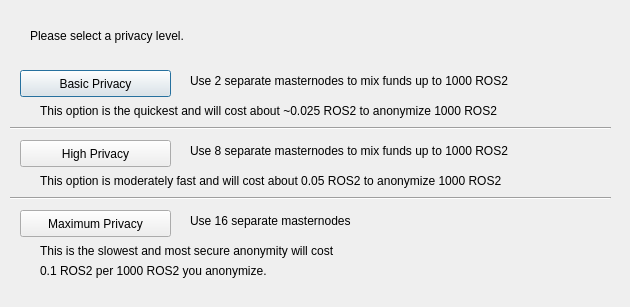
<?xml version="1.0" encoding="UTF-8"?>
<ui version="4.0">
 <class>DarksendConfig</class>
 <widget class="QDialog" name="DarksendConfig">
  <property name="geometry">
   <rect>
    <x>0</x>
    <y>0</y>
    <width>630</width>
    <height>307</height>
   </rect>
  </property>
  <property name="windowTitle">
   <string>Configure Darksend</string>
  </property>
  <widget class="QPushButton" name="buttonBasic">
   <property name="geometry">
    <rect>
     <x>20</x>
     <y>70</y>
     <width>151</width>
     <height>27</height>
    </rect>
   </property>
   <property name="text">
    <string>Basic Privacy</string>
   </property>
  </widget>
  <widget class="QPushButton" name="buttonHigh">
   <property name="geometry">
    <rect>
     <x>20</x>
     <y>140</y>
     <width>151</width>
     <height>27</height>
    </rect>
   </property>
   <property name="text">
    <string>High Privacy</string>
   </property>
  </widget>
  <widget class="QPushButton" name="buttonMax">
   <property name="geometry">
    <rect>
     <x>20</x>
     <y>210</y>
     <width>151</width>
     <height>27</height>
    </rect>
   </property>
   <property name="text">
    <string>Maximum Privacy</string>
   </property>
  </widget>
  <widget class="QLabel" name="label">
   <property name="geometry">
    <rect>
     <x>30</x>
     <y>20</y>
     <width>571</width>
     <height>31</height>
    </rect>
   </property>
   <property name="text">
    <string>Please select a privacy level.</string>
   </property>
  </widget>
  <widget class="QLabel" name="label_2">
   <property name="geometry">
    <rect>
     <x>190</x>
     <y>70</y>
     <width>421</width>
     <height>21</height>
    </rect>
   </property>
   <property name="text">
    <string>Use 2 separate masternodes to mix funds up to 1000 ROS2</string>
   </property>
  </widget>
  <widget class="QLabel" name="label_3">
   <property name="geometry">
    <rect>
     <x>190</x>
     <y>140</y>
     <width>411</width>
     <height>21</height>
    </rect>
   </property>
   <property name="text">
    <string>Use 8 separate masternodes to mix funds up to 1000 ROS2</string>
   </property>
  </widget>
  <widget class="QLabel" name="label_4">
   <property name="geometry">
    <rect>
     <x>190</x>
     <y>210</y>
     <width>421</width>
     <height>21</height>
    </rect>
   </property>
   <property name="text">
    <string>Use 16 separate masternodes</string>
   </property>
  </widget>
  <widget class="QLabel" name="label_6">
   <property name="geometry">
    <rect>
     <x>40</x>
     <y>100</y>
     <width>561</width>
     <height>21</height>
    </rect>
   </property>
   <property name="text">
    <string>This option is the quickest and will cost about ~0.025 ROS2 to anonymize 1000 ROS2</string>
   </property>
  </widget>
  <widget class="QLabel" name="label_7">
   <property name="geometry">
    <rect>
     <x>40</x>
     <y>170</y>
     <width>561</width>
     <height>21</height>
    </rect>
   </property>
   <property name="text">
    <string>This option is moderately fast and will cost about 0.05 ROS2 to anonymize 1000 ROS2</string>
   </property>
  </widget>
  <widget class="QLabel" name="label_8">
   <property name="geometry">
    <rect>
     <x>40</x>
     <y>240</y>
     <width>561</width>
     <height>21</height>
    </rect>
   </property>
   <property name="text">
    <string>This is the slowest and most secure anonymity will cost</string>
   </property>
  </widget>
  <widget class="QLabel" name="label_9">
   <property name="geometry">
    <rect>
     <x>40</x>
     <y>260</y>
     <width>561</width>
     <height>21</height>
    </rect>
   </property>
   <property name="text">
    <string>0.1 ROS2 per 1000 ROS2 you anonymize.</string>
   </property>
  </widget>
  <widget class="Line" name="line">
   <property name="geometry">
    <rect>
     <x>10</x>
     <y>120</y>
     <width>601</width>
     <height>16</height>
    </rect>
   </property>
   <property name="orientation">
    <enum>Qt::Horizontal</enum>
   </property>
  </widget>
  <widget class="Line" name="line_2">
   <property name="geometry">
    <rect>
     <x>10</x>
     <y>190</y>
     <width>601</width>
     <height>16</height>
    </rect>
   </property>
   <property name="orientation">
    <enum>Qt::Horizontal</enum>
   </property>
  </widget>
 </widget>
 <resources/>
 <connections/>
</ui>
